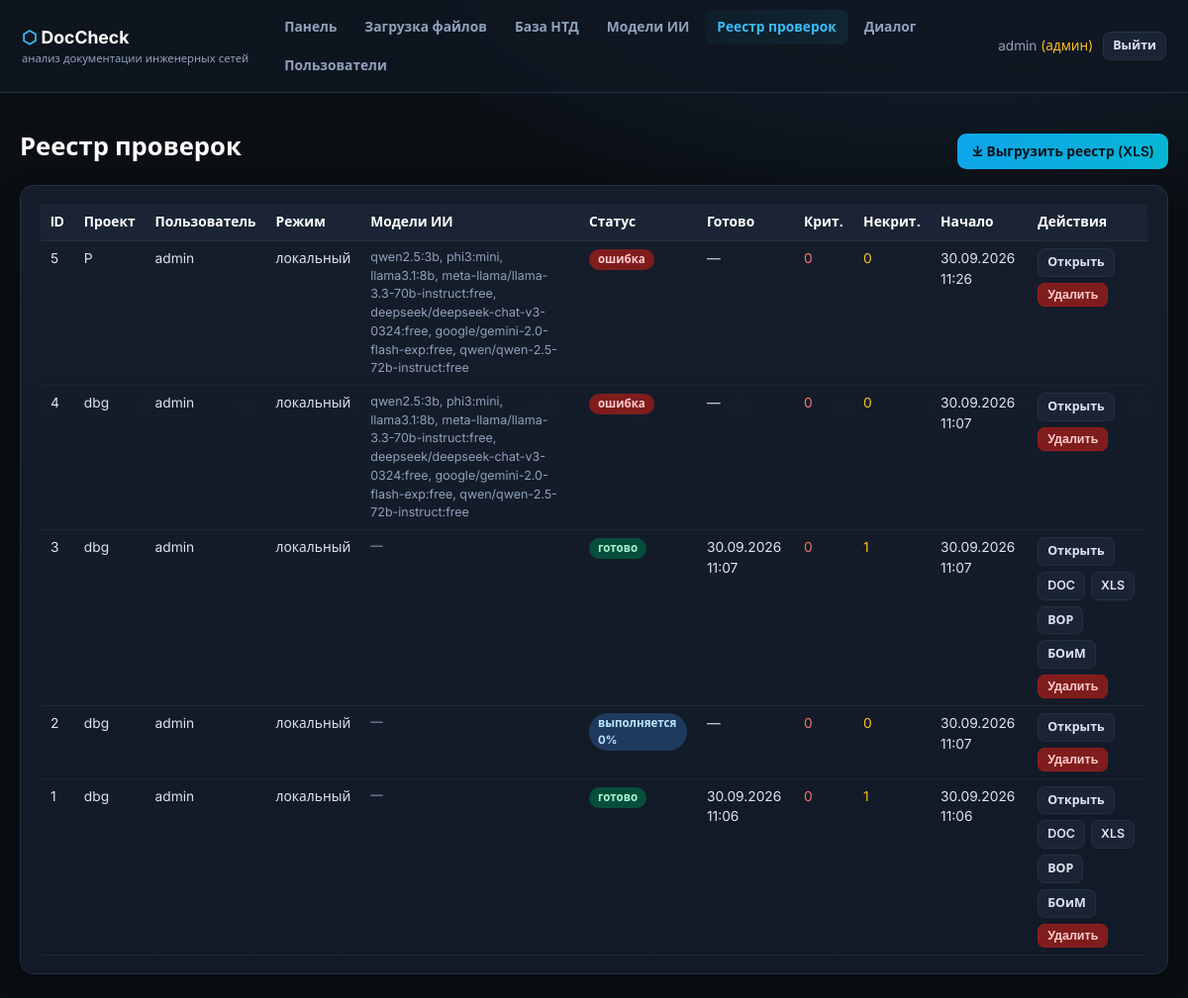
Screenshot of /history (signed in) with the database file from the repository.
### app/models.py (models this page shows, shortened)
class User(UserMixin, db.Model):
    __tablename__ = "users"
    id = db.Column(db.Integer, primary_key=True)
    username = db.Column(db.String(64), unique=True, nullable=False)
    full_name = db.Column(db.String(128), default="")
    email = db.Column(db.String(128), default="")
    password_hash = db.Column(db.String(256), nullable=False)
    role = db.Column(db.String(16), default="user")  # admin | user
    is_blocked = db.Column(db.Boolean, default=False)
    created_at = db.Column(db.DateTime, default=utcnow)
    checks = db.relationship("Check", backref="user", lazy="dynamic")
    @property
    def is_active(self):
        return not self.is_blocked
    @property
    def is_admin(self):
        return self.role == "admin"

class Check(db.Model):
    __tablename__ = "checks"
    id = db.Column(db.Integer, primary_key=True)
    user_id = db.Column(db.Integer, db.ForeignKey("users.id"))
    project_name = db.Column(db.String(256), default="")
    mode = db.Column(db.String(16), default="local")   # local | cloud | hybrid
    models_used = db.Column(db.String(256), default="")
    status = db.Column(db.String(16), default="new")   # new|running|done|error
    progress = db.Column(db.Integer, default=0)        # 0..100
    log_json = db.Column(db.Text, default="[]")        # журнал событий (диалоговое окно)
    result_json = db.Column(db.Text, default="{}")     # структурированный результат
    report_summary = db.Column(db.Text, default="")    # краткие выводы
    critical_count = db.Column(db.Integer, default=0)
    minor_count = db.Column(db.Integer, default=0)
    started_at = db.Column(db.DateTime, default=utcnow)
    finished_at = db.Column(db.DateTime)
    files = db.relationship("UploadedFile", secondary=check_files,
                            backref="checks")

### app/routes/main.py (the view)
@bp.route("/history")
@login_required
def history():
    q = Check.query
    if not current_user.is_admin:
        q = q.filter_by(user_id=current_user.id)
    checks = q.order_by(Check.started_at.desc()).all()
    return render_template("history.html", checks=checks)

### app/templates/history.html (shortened to what this page needs)
{% extends "base.html" %}
{% block content %}
<div class="flex">
  <h1 style="flex:1">Реестр проверок</h1>
  <a class="btn btn-primary" href="/api/history/export.xlsx">⤓ Выгрузить реестр (XLS)</a>
</div>
<div class="card">
  {% if checks %}
  <table>
    <tr>
      <th>ID</th><th>Проект</th><th>Пользователь</th><th>Режим</th><th>Модели ИИ</th>
      <th>Статус</th><th>Готово</th><th>Крит.</th><th>Некрит.</th><th>Начало</th>
      <th>Действия</th>
    </tr>
    {% for c in checks %}
    <tr>
      <td>{{ c.id }}</td>
      <td>{{ c.project_name }}</td>
      <td>{{ c.user.username if c.user else '—' }}</td>
      <td>{{ {'local':'локальный','cloud':'облачный','hybrid':'гибридный'}.get(c.mode, c.mode) }}</td>
      <td class="hint">{{ c.models_used or '—' }}</td>
      <td>
        {% if c.status=='done' %}<span class="badge b-ok">готово</span>
        {% elif c.status=='running' %}<span class="badge b-info">выполняется {{ c.progress }}%</span>
        {% elif c.status=='error' %}<span class="badge b-crit">ошибка</span>
        {% else %}<span class="badge b-off">{{ c.status }}</span>{% endif %}
      </td>
      <td>{{ c.finished_at.strftime('%d.%m.%Y %H:%M') if c.finished_at else '—' }}</td>
      <td style="color:var(--crit)">{{ c.critical_count }}</td>
      <td style="color:var(--warn)">{{ c.minor_count }}</td>
      <td>{{ c.started_at.strftime('%d.%m.%Y %H:%M') if c.started_at else '—' }}</td>
      <td>
        <div class="flex" style="gap:6px">
          <a class="btn btn-sm" href="{{ url_for('main.check_view', check_id=c.id) }}">Открыть</a>
          {% if c.status=='done' %}
          <a class="btn btn-sm" href="/api/check/{{ c.id }}/report.docx" title="Отчет DOC">DOC</a>
          <a class="btn btn-sm" href="/api/check/{{ c.id }}/report.xlsx" title="Отчет XLS">XLS</a>
          <a class="btn btn-sm" href="/api/check/{{ c.id }}/bomis.xlsx" title="Ведомость объемов работ">ВОР</a>
          <a class="btn btn-sm" href="/api/check/{{ c.id }}/spec.xlsx" title="Ведомость оборудования и материалов">БОиМ</a>
          {% endif %}
          {% if current_user.is_admin or c.user_id==current_user.id %}
          <button class="btn btn-sm btn-danger" onclick="delCheck({{ c.id }})">Удалить</button>
          {% endif %}
        </div>
      </td>
    </tr>
    {% endfor %}
  </table>
  {% else %}
  <p class="hint">Проверок в базе нет. Запустите первую проверку на панели управления.
  Ни один результат не выдуман — показаны только фактически выполненные проверки.</p>
  {% endif %}
</div>
{% endblock %}

### app/templates/base.html (shortened to what this page needs)
<!DOCTYPE html>
<html lang="ru">
<head>
<link rel="stylesheet" href="{{ url_for('static', filename='style.css') }}">
</head>
<body class="{% if not current_user.is_authenticated %}login-body{% endif %}">
{% if current_user.is_authenticated %}
<nav class="topbar">
  <div class="brand"><span class="logo">⬡</span> DocCheck <small>анализ документации инженерных сетей</small></div>
  <div class="nav-links">
    <a href="{{ url_for('main.dashboard') }}" class="{{ 'active' if request.endpoint=='main.dashboard' }}">Панель</a>
    <a href="{{ url_for('main.upload_page') }}" class="{{ 'active' if request.endpoint=='main.upload_page' }}">Загрузка файлов</a>
    <a href="{{ url_for('main.ntd') }}" class="{{ 'active' if request.endpoint.startswith('main.ntd') }}">База НТД</a>
    <a href="{{ url_for('main.models') }}" class="{{ 'active' if request.endpoint=='main.models' }}">Модели ИИ</a>
    <a href="{{ url_for('main.history') }}" class="{{ 'active' if request.endpoint=='main.history' }}">Реестр проверок</a>
    <a href="{{ url_for('main.chat_page') }}" class="{{ 'active' if request.endpoint=='main.chat_page' }}">Диалог</a>
    {% if current_user.is_admin %}<a href="{{ url_for('auth.users') }}" class="{{ 'active' if request.endpoint=='auth.users' }}">Пользователи</a>{% endif %}
  </div>
  <div class="nav-user">
    <span class="uname">{{ current_user.username }}{% if current_user.is_admin %} <em>(админ)</em>{% endif %}</span>
    <a class="btn btn-sm" href="{{ url_for('auth.logout') }}">Выйти</a>
  </div>
</nav>
{% endif %}
<main class="container">
  {% block content %}{% endblock %}
</main>
</body>
</html>

### app/static/style.css (style rules this page uses)
:root { --bg:#0b0f14; --bg2:#111722; --panel:#151d2a; --panel2:#1a2434; --line:#243044; --txt:#dbe4f0; --muted:#8fa1bb; --acc:#38bdf8; --acc2:#22d3ee; --ok:#34d399; --warn:#fbbf24; --crit:#f87171; }
* { box-sizing:border-box }
body { margin:0;background:radial-gradient(1200px 600px at 80% -10%, #14283c 0%, var(--bg) 55%) fixed; color:var(--txt);font-family:'Inter',system-ui,sans-serif;font-size:15px;line-height:1.5 }
a { color:var(--acc);text-decoration:none }
h1,h2,h3 { font-weight:700;color:#fff;margin:.4em 0 .8em }
h1 { font-size:1.6rem }
.topbar { display:flex;align-items:center;gap:24px;padding:10px 22px; background:rgba(17,23,34,.85);backdrop-filter:blur(8px);border-bottom:1px solid var(--line); position:sticky;top:0;z-index:50 }
.brand { font-weight:700;font-size:1.1rem;color:#fff;white-space:nowrap }
.brand small { display:block;color:var(--muted);font-weight:400;font-size:.7rem }
.logo { color:var(--acc) }
.nav-links { display:flex;gap:4px;flex-wrap:wrap;flex:1 }
.nav-links a { padding:7px 12px;border-radius:8px;color:var(--muted);font-weight:600;font-size:.86rem }
.nav-links a.active { background:linear-gradient(90deg,#0e3a5233,#155e7533);color:var(--acc) }
.nav-user { display:flex;align-items:center;gap:10px }
.uname { color:var(--muted);font-size:.85rem }
.uname em { color:var(--warn);font-style:normal }
.container { max-width:1200px;margin:24px auto;padding:0 20px }
.card { background:linear-gradient(180deg,var(--panel),#121a27);border:1px solid var(--line); border-radius:14px;padding:18px 20px;box-shadow:0 8px 24px rgba(0,0,0,.35) }
.btn { display:inline-block;background:var(--panel2);border:1px solid var(--line);color:var(--txt); padding:8px 14px;border-radius:9px;font-weight:600;font-size:.86rem;cursor:pointer }
.btn-primary { background:linear-gradient(90deg,#0ea5e9,#06b6d4);border:none;color:#04121c }
.btn-danger { background:#7f1d1d;border-color:#991b1b;color:#fecaca }
.btn-sm { padding:4px 9px;font-size:.78rem;border-radius:7px }
table { width:100%;border-collapse:collapse;font-size:.86rem }
th { background:var(--panel2);color:#fff;text-align:left;padding:8px 10px;border-bottom:1px solid var(--line);position:sticky;top:0 }
td { padding:7px 10px;border-bottom:1px solid #1c2637;vertical-align:top }
.badge { display:inline-block;padding:2px 9px;border-radius:20px;font-size:.72rem;font-weight:700 }
.b-crit { background:#7f1d1d;color:#fecaca }
.b-info { background:#1e3a5f;color:#bae6fd }
.b-ok { background:#064e3b;color:#a7f3d0 }
.hint { color:var(--muted);font-size:.78rem }
.flex { display:flex;gap:12px;flex-wrap:wrap;align-items:center }

### rows the page displays
User: username "admin"
Check: id "5", project_name "P", user "admin", mode "локальный", models_used "qwen2.5:3b, phi3:mini, llama3.1:8b, meta-llama/llama-3.3-70b-instruct:free, deepseek/deepseek-chat-v3-0324:free, google/gemini-2.0-flash-exp:free, qwen/qwen-2.5-72b-instruct:free", status "ошибка", finished_at "—", critical_count "0", minor_count "0", started_at "30.09.2026 11:26"
Check: id "4", project_name "dbg", user "admin", mode "локальный", models_used "qwen2.5:3b, phi3:mini, llama3.1:8b, meta-llama/llama-3.3-70b-instruct:free, deepseek/deepseek-chat-v3-0324:free, google/gemini-2.0-flash-exp:free, qwen/qwen-2.5-72b-instruct:free", status "ошибка", finished_at "—", critical_count "0", minor_count "0", started_at "30.09.2026 11:07"
Check: id "3", project_name "dbg", user "admin", mode "локальный", models_used "—", status "готово", finished_at "30.09.2026 11:07", critical_count "0", minor_count "1", started_at "30.09.2026 11:07"
Check: id "2", project_name "dbg", user "admin", mode "локальный", models_used "—", progress "0", finished_at "—", critical_count "0", minor_count "0", started_at "30.09.2026 11:07"
Check: id "1", project_name "dbg", user "admin", mode "локальный", models_used "—", status "готово", finished_at "30.09.2026 11:06", critical_count "0", minor_count "1", started_at "30.09.2026 11:06"
